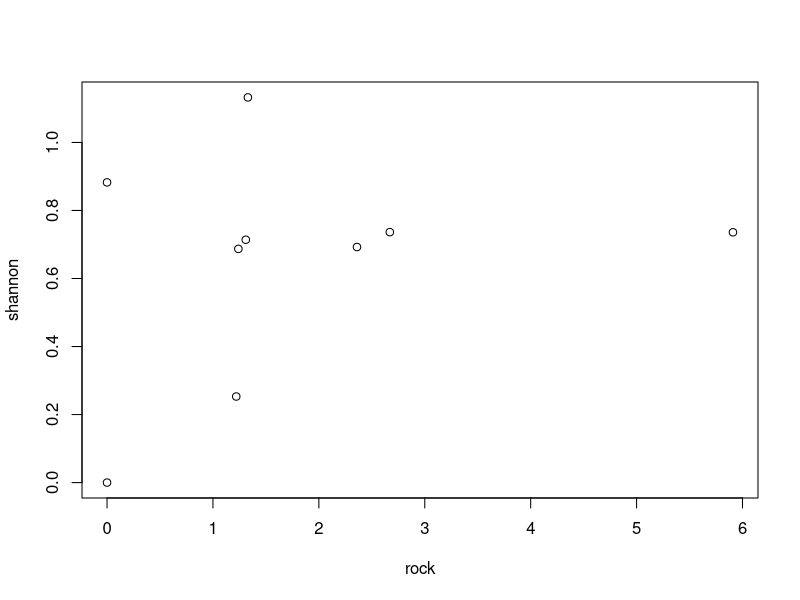

R code for this plot: (Note: this script raises an error after producing the figure.)
library(tidyverse)
library(vegan)

data = read.csv("kdmcapture.csv", stringsAsFactors=F)
envvar = read.csv("envvar.csv", stringsAsFactors=F)
datavegan = read.csv("kdmcapturevegan.csv", stringsAsFactors=F, row.names = 1)
names(data)[1] = "grid"

head(datavegan)
head(envvar)
head(data)

envvar$shannon = diversity(datavegan,"shannon")
envvar[,(length(names(envvar))+1):(length(names(envvar))+length(names(datavegan)))] = datavegan

envvar = cbind(envvar,datavegan)

head(data)

with(envvar, plot(shannon~rock))

total = data %>%
  filter(!is.na(weight)) %>%
  group_by(grid) %>% summarize(wt = sum(weight), n = n())

mm = data %>%
  filter(!is.na(weight), species == "Mus musculus") %>%
  group_by(grid) %>% summarize(mmbiomass = sum(weight), mmn = n())

mb = data %>%
  filter(!is.na(weight), species == "Mus booduga") %>%
  group_by(grid) %>% summarize(mbbiomass = sum(weight), mbn = n())

rs = data %>%
  filter(!is.na(weight), species == "Rattus satarae") %>%
  group_by(grid) %>% summarize(rsbiomass = sum(weight), rsn = n())

envvar = left_join(envvar,total)
envvar = left_join(envvar,mm)
envvar = left_join(envvar,mb)
envvar = left_join(envvar,rs)

envvar

envvar$cat = "F"
envvar[envvar$grid == "GL1" | envvar$grid == "GL2" | envvar$grid == "TP1" | envvar$grid == "BT1",]$cat = "O"
